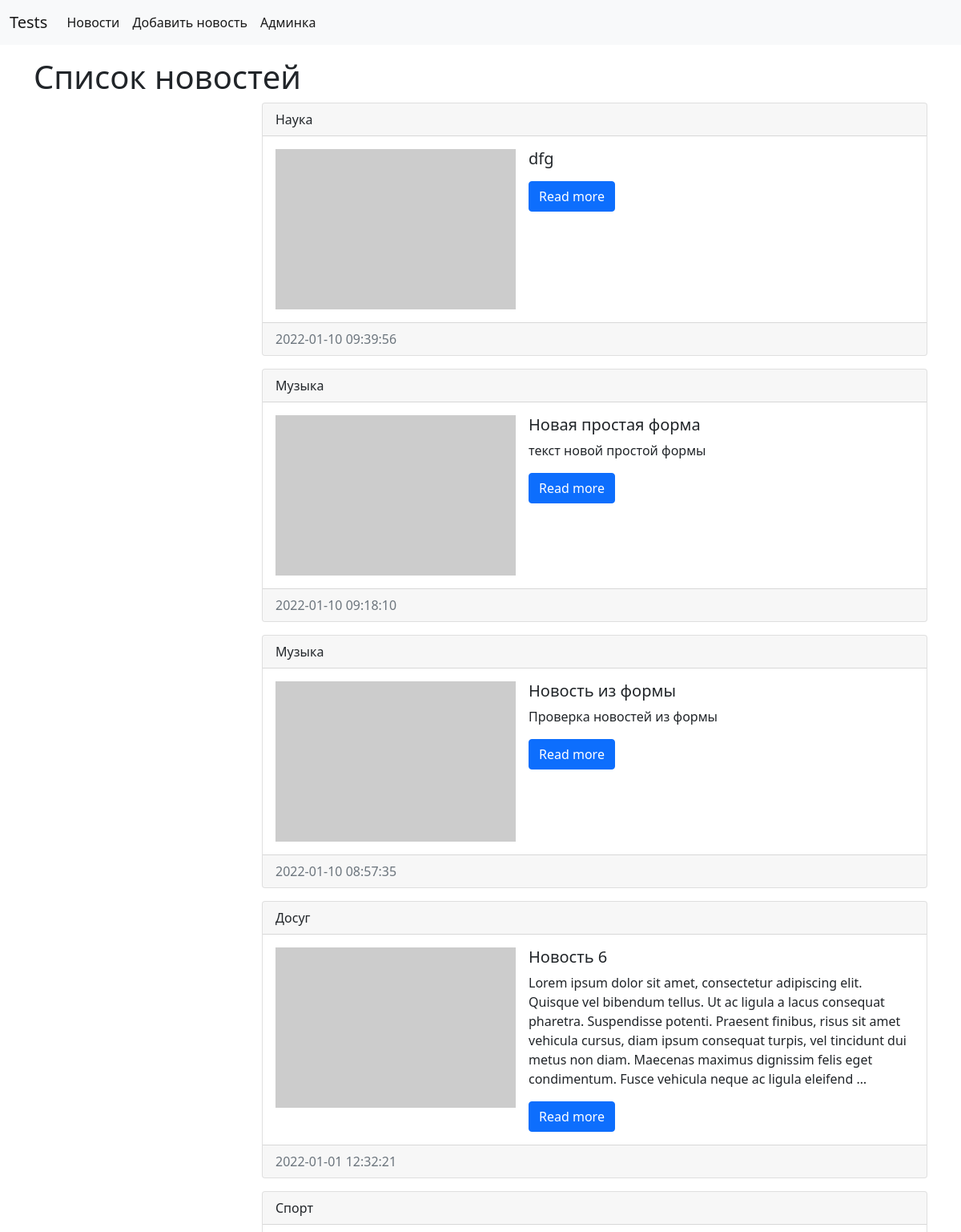
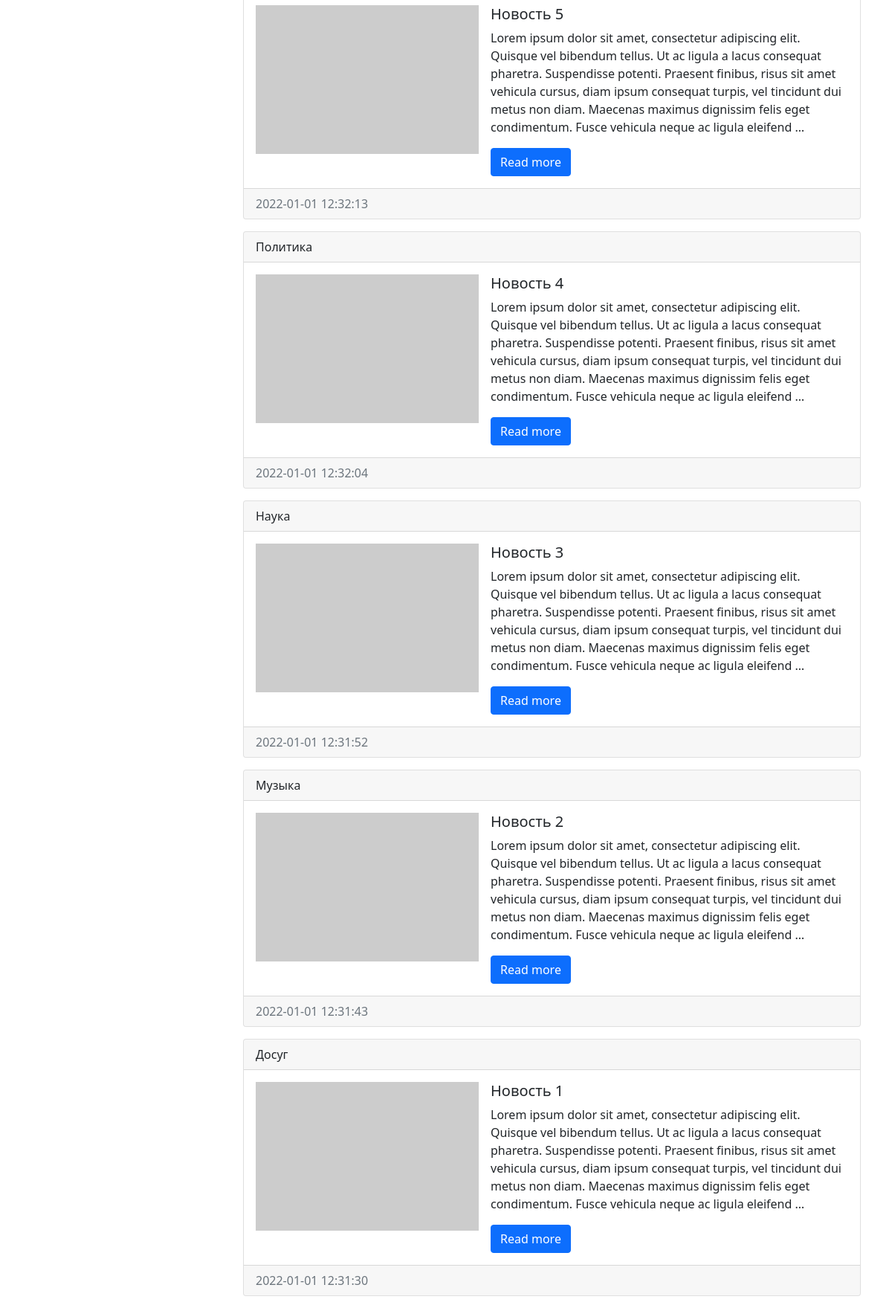
The page / on the database its author committed (2 pictures, top to bottom).
### news/models.py (models this page shows, shortened)
class News(models.Model):
    title = models.CharField(max_length=150, verbose_name='Наименование')
    content = models.TextField(blank=True, verbose_name='Контент')
    created_at = models.DateTimeField(auto_now_add=True, verbose_name='Дата создания')
    updated_at = models.DateTimeField(auto_now=True, verbose_name='Дата изменения')
    photo = models.ImageField(upload_to='photos/%Y/%m/%d', verbose_name='Фото', blank=True)
    is_published = models.BooleanField(default=True, verbose_name='Опубликовано')
    category = models.ForeignKey('Category', on_delete=models.PROTECT)
    class Meta:
        verbose_name = 'новость'
        verbose_name_plural = 'новости'
        ordering = ['-created_at']

class Category(models.Model):
    title = models.CharField(max_length=150, db_index=True, verbose_name='Категория')
    def __str__(self):
        return self.title
    class Meta:
        verbose_name = 'категория'
        verbose_name_plural = 'категории'
        ordering = ['title']

### news/views.py (the view)
# urls.py: path('', index, name='home'),
def index(request):
    news = News.objects.all()
    context = {
        'news': news,
        'title': 'Cписок новостей',
    }
    return render(request, 'news/index.html', context)

### news/templates/news/index.html (shortened to what this page needs)
<!doctype html>
<html lang="en">
<head>
    <link href="https://cdn.jsdelivr.net/npm/bootstrap@5.1.3/dist/css/bootstrap.min.css" rel="stylesheet"
>
</head>
<body>
<nav class="navbar navbar-expand-lg navbar-light bg-light">
    <div class="container-fluid">
        <a class="navbar-brand" href="/">Tests</a>
        <div class="collapse navbar-collapse" id="navbarSupportedContent">
            <ul class="navbar-nav me-auto mb-2 mb-lg-0">
                <li class="nav-item">
                    <a class="nav-link active" aria-current="page" href="/">Новости</a>
                </li>
                <li class="nav-item">
                    <a class="nav-link active" aria-current="page" href="/">Добавить новость</a>
                </li>
                <li class="nav-item">
                    <a class="nav-link active" aria-current="page" href="/admin">Админка</a>
                </li>
            </ul>
        </div>
    </div>
</nav>
<div class="container mt-3">
    <h1>{{ title }}</h1>
    <div class="row">
        <div class="list-group col-md-3">
        </div>
        <div class="col-md-9">
            {% for item in news %}
                <div class="card mb-3">
                    <div class="card-header">
                        {{ item.category }}
                    </div>
                    <div class="card-body">
                        <div class="d-flex">
                            <div class="flex-shrink-0">
                                {% if item.photo %}
                                    <img src="{{ item.photo.url }}" width="300" alt="" class="mr-3">
                                {% else %}
                                    <img src="https://picsum.photos/300/200.webp?random={{ forloop.counter }}">
                                {% endif %}
                            </div>
                            <div class="flex-grow-1 ms-3">
                                <h5 class="card-title">{{ item.title }}</h5>
                                <p class="card-text">{{ item.content|truncatewords:50 }}</p>
                                <a href="#" class="btn btn-primary">Read more</a>
                            </div>
                        </div>
                    </div>
                    <div class="card-footer text-muted">
                        {{ item.created_at|date:"Y-m-d H:i:s" }}
                    </div>
                </div>
            {% endfor %}
        </div>
    </div>
</div>
</body>
</html>

### rows shown on the page
News: category "Наука", title "dfg", created_at "2022-01-10 09:39:56"
News: category "Музыка", title "Новая простая форма", content "текст новой простой формы", created_at "2022-01-10 09:18:10"
News: category "Музыка", title "Новость из формы", content "Проверка новостей из формы", created_at "2022-01-10 08:57:35"
News: category "Досуг", title "Новость 6", content "Lorem ipsum dolor sit amet, consectetur adipiscing elit. Quisque vel bibendum tellus. Ut ac ligula a lacus consequat pharetra. Suspendisse potenti. Praesent finibus, risus sit amet vehicula cursus, diam ipsum consequat turpis, vel tincidunt dui metus non diam. Maecenas maximus dignissim felis eget condimentum. Fusce vehicula neque ac ligula eleifend …", created_at "2022-01-01 12:32:21"
News: category "Спорт", title "Новость 5", content "Lorem ipsum dolor sit amet, consectetur adipiscing elit. Quisque vel bibendum tellus. Ut ac ligula a lacus consequat pharetra. Suspendisse potenti. Praesent finibus, risus sit amet vehicula cursus, diam ipsum consequat turpis, vel tincidunt dui metus non diam. Maecenas maximus dignissim felis eget condimentum. Fusce vehicula neque ac ligula eleifend …", created_at "2022-01-01 12:32:13"
News: category "Политика", title "Новость 4", content "Lorem ipsum dolor sit amet, consectetur adipiscing elit. Quisque vel bibendum tellus. Ut ac ligula a lacus consequat pharetra. Suspendisse potenti. Praesent finibus, risus sit amet vehicula cursus, diam ipsum consequat turpis, vel tincidunt dui metus non diam. Maecenas maximus dignissim felis eget condimentum. Fusce vehicula neque ac ligula eleifend …", created_at "2022-01-01 12:32:04"
News: category "Наука", title "Новость 3", content "Lorem ipsum dolor sit amet, consectetur adipiscing elit. Quisque vel bibendum tellus. Ut ac ligula a lacus consequat pharetra. Suspendisse potenti. Praesent finibus, risus sit amet vehicula cursus, diam ipsum consequat turpis, vel tincidunt dui metus non diam. Maecenas maximus dignissim felis eget condimentum. Fusce vehicula neque ac ligula eleifend …", created_at "2022-01-01 12:31:52"
News: category "Музыка", title "Новость 2", content "Lorem ipsum dolor sit amet, consectetur adipiscing elit. Quisque vel bibendum tellus. Ut ac ligula a lacus consequat pharetra. Suspendisse potenti. Praesent finibus, risus sit amet vehicula cursus, diam ipsum consequat turpis, vel tincidunt dui metus non diam. Maecenas maximus dignissim felis eget condimentum. Fusce vehicula neque ac ligula eleifend …", created_at "2022-01-01 12:31:43"
News: category "Досуг", title "Новость 1", content "Lorem ipsum dolor sit amet, consectetur adipiscing elit. Quisque vel bibendum tellus. Ut ac ligula a lacus consequat pharetra. Suspendisse potenti. Praesent finibus, risus sit amet vehicula cursus, diam ipsum consequat turpis, vel tincidunt dui metus non diam. Maecenas maximus dignissim felis eget condimentum. Fusce vehicula neque ac ligula eleifend …", created_at "2022-01-01 12:31:30"

### other values the page prints
{{ title }} "Cписок новостей"
